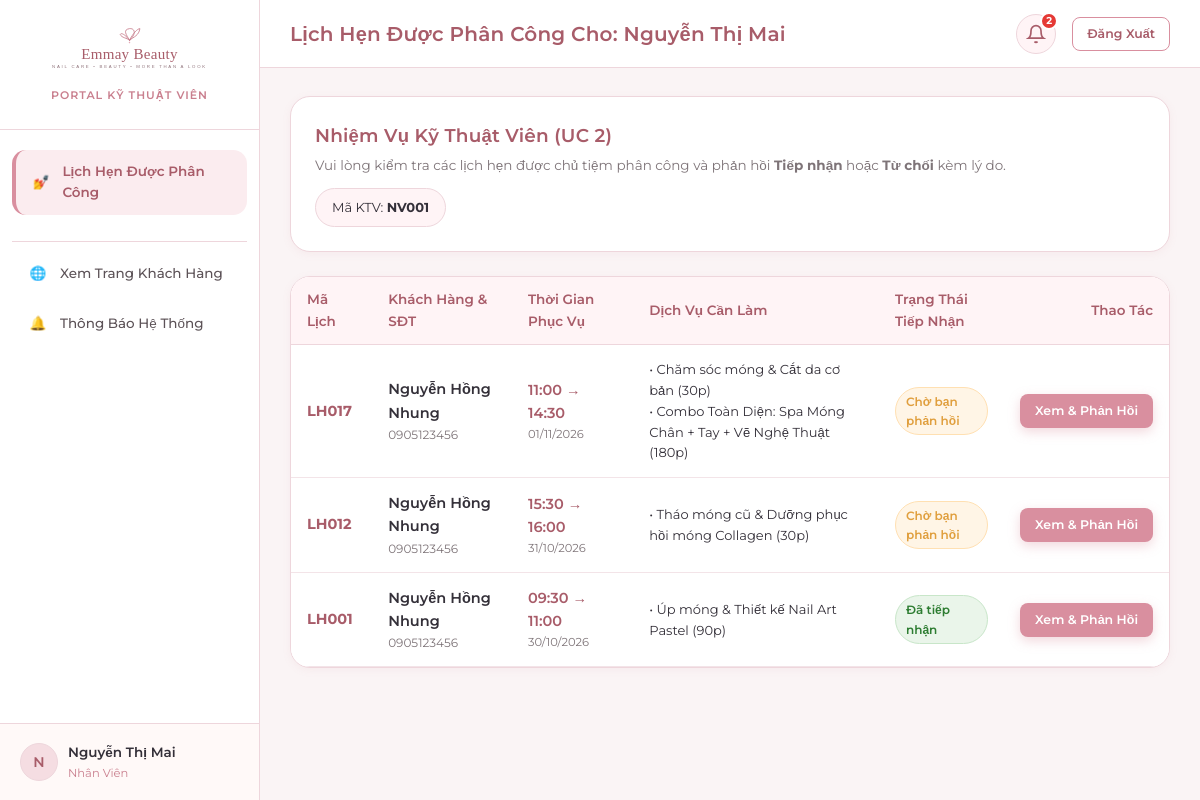
Screenshot of /employee/ (signed in) with the database file from the repository.
### apps/accounts/models.py (models this page shows, shortened)
class TaiKhoan(models.Model):
    VAI_TRO_CHOICES = [
        ('Chủ Tiệm', 'Chủ Tiệm'),
        ('Nhân Viên', 'Nhân Viên'),
        ('Khách Hàng', 'Khách Hàng'),
    ]
    ma_tai_khoan = models.CharField(max_length=10, primary_key=True, verbose_name='Mã tài khoản')
    user = models.OneToOneField(User, on_delete=models.CASCADE, related_name='tai_khoan', verbose_name='Tài khoản User')
    vai_tro = models.CharField(max_length=20, choices=VAI_TRO_CHOICES, verbose_name='Vai trò')
    khach_hang = models.OneToOneField(
        KhachHang, on_delete=models.SET_NULL, null=True, blank=True,
        related_name='tai_khoan', verbose_name='Khách hàng liên kết'
    )
    class Meta:
        db_table = 'TaiKhoan'
        verbose_name = 'Tài Khoản'
        verbose_name_plural = 'Tài Khoản'

class NhanVien(models.Model):
    ma_nhan_vien = models.CharField(max_length=10, primary_key=True, verbose_name='Mã nhân viên')
    tai_khoan = models.OneToOneField(TaiKhoan, on_delete=models.CASCADE, related_name='nhan_vien', verbose_name='Tài khoản')
    ten_nhan_vien = models.CharField(max_length=50, verbose_name='Tên nhân viên')
    class Meta:
        db_table = 'NhanVien'
        verbose_name = 'Nhân Viên'
        verbose_name_plural = 'Nhân Viên'
        ordering = ['ma_nhan_vien']

### apps/assignments/models.py (models this page shows, shortened)
class PhanCong(models.Model):
    TRANG_THAI_CHOICES = [
        ('Chờ phản hồi', 'Chờ phản hồi'),
        ('Đã tiếp nhận', 'Đã tiếp nhận'),
        ('Từ chối', 'Từ chối'),
    ]
    ma_phan_cong = models.CharField(max_length=10, primary_key=True, verbose_name='Mã phân công')
    lich_hen = models.ForeignKey(LichHen, on_delete=models.CASCADE, related_name='phan_cong', verbose_name='Lịch hẹn')
    nhan_vien = models.ForeignKey(NhanVien, on_delete=models.CASCADE, related_name='phan_cong', verbose_name='Nhân viên kỹ thuật')
    thoi_diem_phan_cong = models.DateTimeField(auto_now_add=True, verbose_name='Thời điểm phân công')
    trang_thai_tiep_nhan = models.CharField(
        max_length=20, choices=TRANG_THAI_CHOICES, default='Chờ phản hồi',
        verbose_name='Trạng thái tiếp nhận'
    )
    ly_do_tu_choi = models.CharField(max_length=250, blank=True, null=True, verbose_name='Lý do từ chối')
    thoi_diem_phan_hoi = models.DateTimeField(null=True, blank=True, verbose_name='Thời điểm phản hồi')
    dang_phu_trach = models.BooleanField(default=True, verbose_name='Đang phụ trách')
    class Meta:
        db_table = 'PhanCong'
        verbose_name = 'Phân Công'
        verbose_name_plural = 'Phân Công'
        ordering = ['-thoi_diem_phan_cong']
        constraints = [
            models.UniqueConstraint(
                fields=['lich_hen'],
                condition=models.Q(dang_phu_trach=True),
                name='unique_active_assignment_per_appointment'
            )
        ]

### apps/appointments/models.py (models this page shows, shortened)
class LichHen(models.Model):
    TRANG_THAI_CHOICES = [
        ('Chờ xác nhận', 'Chờ xác nhận'),
        ('Đã xác nhận', 'Đã xác nhận'),
        ('Hoàn thành', 'Hoàn thành'),
        ('Hủy', 'Hủy'),
        ('Không đến', 'Không đến'),
    ]
    ma_lich_hen = models.CharField(max_length=10, primary_key=True, verbose_name='Mã lịch hẹn')
    khach_hang = models.ForeignKey(KhachHang, on_delete=models.PROTECT, related_name='lich_hen', verbose_name='Khách hàng')
    tai_khoan_huy = models.ForeignKey(
        TaiKhoan, on_delete=models.SET_NULL, null=True, blank=True,
        related_name='lich_hen_da_huy', verbose_name='Tài khoản hủy'
    )
    ngay_gio_bat_dau = models.DateTimeField(verbose_name='Ngày giờ bắt đầu')
    ten_lien_he = models.CharField(max_length=100, verbose_name='Tên liên hệ')
    so_dien_thoai_lien_he = models.CharField(
        max_length=10, validators=[phone_validator], verbose_name='SĐT liên hệ'
    )
    trang_thai = models.CharField(
        max_length=30, choices=TRANG_THAI_CHOICES, default='Chờ xác nhận',
        verbose_name='Trạng thái'
    )
    thoi_diem_huy = models.DateTimeField(null=True, blank=True, verbose_name='Thời điểm hủy')
    thoi_diem_tao = models.DateTimeField(auto_now_add=True, verbose_name='Thời điểm tạo')
    class Meta:
        db_table = 'LichHen'
        verbose_name = 'Lịch Hẹn'
        verbose_name_plural = 'Lịch Hẹn'
        ordering = ['-ngay_gio_bat_dau']
    @property
    def tong_thoi_luong(self):
        return sum(ct.thoi_luong_dat for ct in self.chi_tiet.all())
    @property
    def ngay_gio_ket_thuc(self):
        return self.ngay_gio_bat_dau + timedelta(minutes=self.tong_thoi_luong)

class ChiTietLichHen(models.Model):
    lich_hen = models.ForeignKey(LichHen, on_delete=models.CASCADE, related_name='chi_tiet', verbose_name='Lịch hẹn')
    dich_vu = models.ForeignKey(DichVu, on_delete=models.PROTECT, related_name='chi_tiet_lich_hen', verbose_name='Dịch vụ gốc')
    ten_dich_vu_dat = models.CharField(max_length=60, verbose_name='Tên dịch vụ lúc đặt')
    don_gia_dat = models.DecimalField(max_digits=12, decimal_places=0, verbose_name='Đơn giá lúc đặt')
    thoi_luong_dat = models.SmallIntegerField(verbose_name='Thời lượng lúc đặt (phút)')
    ghi_chu_thuc_hien = models.CharField(max_length=255, blank=True, null=True, verbose_name='Ghi chú thực hiện')
    class Meta:
        db_table = 'ChiTietLichHen'
        verbose_name = 'Chi Tiết Lịch Hẹn'
        verbose_name_plural = 'Chi Tiết Lịch Hẹn'
        unique_together = ('lich_hen', 'dich_vu')

### apps/assignments/views.py (the view)
# urls.py: path('', views.employee_dashboard, name='dashboard'),
@employee_required
def employee_dashboard(request):
    nhan_vien = request.user.tai_khoan.nhan_vien
    assignments = PhanCong.objects.filter(
        nhan_vien=nhan_vien,
        dang_phu_trach=True
    ).select_related('lich_hen', 'lich_hen__khach_hang').prefetch_related('lich_hen__chi_tiet').order_by('-lich_hen__ngay_gio_bat_dau')
    return render(request, 'employee/dashboard.html', {
        'nhan_vien': nhan_vien,
        'assignments': assignments,
    })

### templates/employee/dashboard.html (shortened to what this page needs)
{% extends 'base_dashboard.html' %}
{% block page_title %}Lịch Hẹn Được Phân Công Cho: {{ nhan_vien.ten_nhan_vien }}{% endblock %}
{% block content %}
<div class="card" style="margin-bottom: 24px;">
  <div style="display: flex; justify-content: space-between; align-items: center; flex-wrap: wrap; gap: 12px;">
    <div>
      <h3 class="card-title" style="margin-bottom: 4px;">Nhiệm Vụ Kỹ Thuật Viên (UC 2)</h3>
      <p style="color: var(--text-muted); font-size: 13.5px;">
        Vui lòng kiểm tra các lịch hẹn được chủ tiệm phân công và phản hồi <strong>Tiếp nhận</strong> hoặc <strong>Từ chối</strong> kèm lý do.
      </p>
    </div>
    <div style="font-size: 13px; background: var(--light-pink); padding: 8px 16px; border-radius: var(--radius-full); border: 1px solid var(--border-pink);">
      Mã KTV: <strong>{{ nhan_vien.ma_nhan_vien }}</strong>
    </div>
  </div>
</div>
<div class="card" style="padding: 0; overflow: hidden;">
  <div class="table-responsive" style="border: none;">
    <table class="table">
      <thead>
        <tr>
          <th>Mã Lịch</th>
          <th>Khách Hàng & SĐT</th>
          <th>Thời Gian Phục Vụ</th>
          <th>Dịch Vụ Cần Làm</th>
          <th>Trạng Thái Tiếp Nhận</th>
          <th style="text-align: right;">Thao Tác</th>
        </tr>
      </thead>
      <tbody>
        {% for pc in assignments %}
          <tr>
            <td><strong style="color: var(--dark-rose);">{{ pc.lich_hen.ma_lich_hen }}</strong></td>
            <td>
              <div style="font-weight: 600;">{{ pc.lich_hen.ten_lien_he }}</div>
              <div style="font-size: 12px; color: var(--text-muted);">{{ pc.lich_hen.so_dien_thoai_lien_he }}</div>
            </td>
            <td>
              <div style="font-weight: 600; color: var(--dark-rose);">
                {{ pc.lich_hen.ngay_gio_bat_dau|date:"H:i" }} &rarr; {{ pc.lich_hen.ngay_gio_ket_thuc|date:"H:i" }}
              </div>
              <div style="font-size: 11.5px; color: var(--text-muted);">{{ pc.lich_hen.ngay_gio_bat_dau|date:"d/m/Y" }}</div>
            </td>
            <td>
              <div style="font-size: 13px;">
                {% for ct in pc.lich_hen.chi_tiet.all %}
                  <div>• {{ ct.ten_dich_vu_dat }} ({{ ct.thoi_luong_dat }}p)</div>
                {% endfor %}
              </div>
            </td>
            <td>
              {% if pc.trang_thai_tiep_nhan == 'Đã tiếp nhận' %}
                <span class="badge badge-completed">Đã tiếp nhận</span>
              {% elif pc.trang_thai_tiep_nhan == 'Từ chối' %}
                <span class="badge badge-canceled">Từ chối</span>
              {% else %}
                <span class="badge badge-pending">Chờ bạn phản hồi</span>
              {% endif %}
            </td>
            <td style="text-align: right;">
              <a href="{% url 'employee:appointment_detail' pc.lich_hen.pk %}" class="btn btn-primary btn-sm">
                Xem & Phản Hồi
              </a>
            </td>
          </tr>
        {% empty %}
          <tr>
            <td colspan="6" style="text-align: center; padding: 40px; color: var(--text-muted);">
              Hiện bạn chưa có lịch hẹn nào được phân công.
            </td>
          </tr>
        {% endfor %}
      </tbody>
    </table>
  </div>
</div>
{% endblock %}

### templates/base_dashboard.html (shortened to what this page needs)
<!DOCTYPE html>
<html lang="vi">
<head>
  <link rel="stylesheet" href="/static/css/style.css">
  <link rel="stylesheet" href="/static/css/dashboard.css">
</head>
<body class="app-layout">
  <aside class="sidebar">
    <div class="sidebar-brand">
      <a href="{% url 'home' %}">
        <img src="/static/images/logo.svg" alt="Emmay Beauty" class="sidebar-logo">
      </a>
      <div style="font-size: 11px; color: var(--primary-rose); font-weight: 600; margin-top: 4px; letter-spacing: 1px;">
        {% if is_owner %}PORTAL CHỦ TIỆM{% elif is_employee %}PORTAL KỸ THUẬT VIÊN{% else %}PORTAL THÀNH VIÊN{% endif %}
      </div>
    </div>
    <ul class="sidebar-nav">
      {% if is_owner %}
        <li class="nav-item {% if request.resolver_match.url_name == 'dashboard' %}active{% endif %}">
          <a href="{% url 'owner:dashboard' %}">
            <span class="nav-icon">📊</span>
            <span>Tổng Quan</span>
          </a>
        </li>
        <li class="nav-item {% if request.resolver_match.url_name == 'timeline' %}active{% endif %}">
          <a href="{% url 'owner:timeline' %}">
            <span class="nav-icon">📅</span>
            <span>Theo Dõi Timeline (30p)</span>
          </a>
        </li>
        <li class="nav-item {% if 'appointments' in request.path and request.resolver_match.url_name != 'timeline' %}active{% endif %}">
          <a href="{% url 'owner:appointments_list' %}">
            <span class="nav-icon">📋</span>
            <span>Quản Lý Lịch Hẹn</span>
          </a>
        </li>
        <li class="nav-item {% if 'assignments' in request.path %}active{% endif %}">
          <a href="{% url 'owner:assignments_list' %}">
            <span class="nav-icon">👩‍🎨</span>
            <span>Phân Công Kỹ Thuật Viên</span>
          </a>
        </li>
        <li class="nav-item {% if 'services' in request.path %}active{% endif %}">
          <a href="{% url 'owner:services_list' %}">
            <span class="nav-icon">💅</span>
            <span>Quản Lý Dịch Vụ Nail</span>
          </a>
        </li>
        <li class="nav-item {% if 'customers' in request.path %}active{% endif %}">
          <a href="{% url 'owner:customers_list' %}">
            <span class="nav-icon">👥</span>
            <span>Quản Lý Khách Hàng</span>
          </a>
        </li>
      {% elif is_employee %}
        <li class="nav-item active">
          <a href="{% url 'employee:dashboard' %}">
            <span class="nav-icon">💅</span>
            <span>Lịch Hẹn Được Phân Công</span>
          </a>
        </li>
      {% endif %}
      <li class="nav-item" style="margin-top: 20px; border-top: 1px solid var(--border-pink); padding-top: 10px;">
        <a href="{% url 'home' %}">
          <span class="nav-icon">🌐</span>
          <span>Xem Trang Khách Hàng</span>
        </a>
      </li>
      <li class="nav-item">
        <a href="{% url 'notifications:list' %}">
          <span class="nav-icon">🔔</span>
          <span>Thông Báo Hệ Thống</span>
        </a>
      </li>
    </ul>
    <div class="sidebar-footer">
      <div class="user-badge">
        <div class="user-avatar">
          {{ user.username|slice:":1"|upper }}
        </div>
        <div class="user-info">
          <span class="user-name">{{ user.first_name|default:user.username }}</span>
          <span class="user-role">{{ current_role }}</span>
        </div>
      </div>
    </div>
  </aside>
  <div class="main-wrapper">
    <header class="top-header">
      <div class="header-title">
        <h2>{% block page_title %}Bảng Điều Khiển{% endblock %}</h2>
      </div>
      <div class="header-actions">
        <div class="notification-bell-container">
          <button type="button" class="bell-btn" id="notif-bell-btn" title="Thông báo">
            <svg width="20" height="20" viewBox="0 0 24 24" fill="none" stroke="currentColor" stroke-width="2">
              <path d="M18 8A6 6 0 0 0 6 8c0 7-3 9-3 9h18s-3-2-3-9"></path>
              <path d="M13.73 21a2 2 0 0 1-3.46 0"></path>
            </svg>
            {% if unread_notifications_count > 0 %}
              <span class="bell-counter">{{ unread_notifications_count }}</span>
            {% endif %}
          </button>
        </div>
        <a href="{% url 'accounts:logout' %}" class="btn btn-outline btn-sm">
          Đăng Xuất
        </a>
      </div>
    </header>
    <div class="page-container">
      {% block content %}{% endblock %}
    </div>
  </div>
</body>
</html>

### rows the page displays
TaiKhoan: vai_tro "Nhân Viên"
NhanVien: ten_nhan_vien "Nguyễn Thị Mai", ma_nhan_vien "NV001"
PhanCong: lich_hen.ma_lich_hen "LH017", lich_hen.ten_lien_he "Nguyễn Hồng Nhung", lich_hen.so_dien_thoai_lien_he "0905123456", lich_hen.ngay_gio_bat_dau "11:00", lich_hen.ngay_gio_ket_thuc "14:30", lich_hen.ngay_gio_bat_dau "01/11/2026", trang_thai_tiep_nhan "Chờ bạn phản hồi"
ChiTietLichHen: ten_dich_vu_dat "Chăm sóc móng & Cắt da cơ bản", thoi_luong_dat "30"
ChiTietLichHen: ten_dich_vu_dat "Combo Toàn Diện: Spa Móng Chân + Tay + Vẽ Nghệ Thuật", thoi_luong_dat "180"
PhanCong: lich_hen.ma_lich_hen "LH012", lich_hen.ten_lien_he "Nguyễn Hồng Nhung", lich_hen.so_dien_thoai_lien_he "0905123456", lich_hen.ngay_gio_bat_dau "15:30", lich_hen.ngay_gio_ket_thuc "16:00", lich_hen.ngay_gio_bat_dau "31/10/2026", trang_thai_tiep_nhan "Chờ bạn phản hồi"
ChiTietLichHen: ten_dich_vu_dat "Tháo móng cũ & Dưỡng phục hồi móng Collagen", thoi_luong_dat "30"
PhanCong: lich_hen.ma_lich_hen "LH001", lich_hen.ten_lien_he "Nguyễn Hồng Nhung", lich_hen.so_dien_thoai_lien_he "0905123456", lich_hen.ngay_gio_bat_dau "09:30", lich_hen.ngay_gio_ket_thuc "11:00", lich_hen.ngay_gio_bat_dau "30/10/2026", trang_thai_tiep_nhan "Đã tiếp nhận"
ChiTietLichHen: ten_dich_vu_dat "Úp móng & Thiết kế Nail Art Pastel", thoi_luong_dat "90"

### other values shown
{{ user.username|slice:":1"|upper }} "N"
{{ user.first_name|default:user.username }} "Nguyễn Thị Mai"
{{ unread_notifications_count }} "2"
